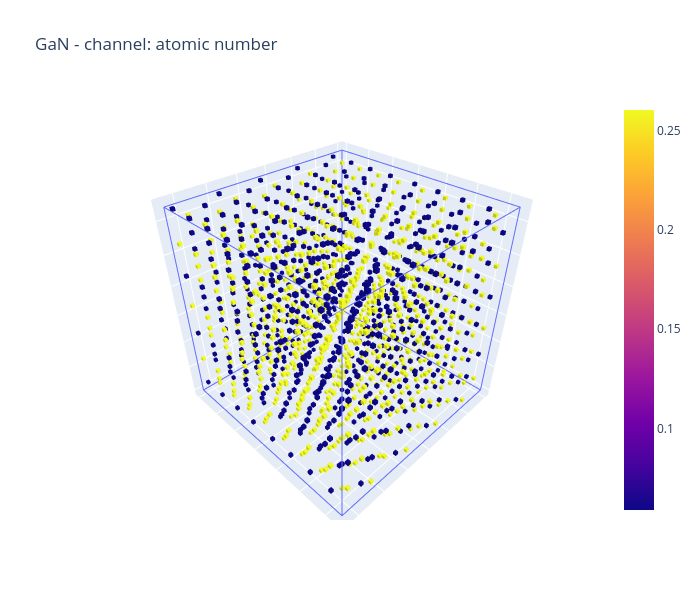

Notebook code cell kept with this figure:
### Markdown cell above
## 4. Visualizing the image with plotly
Each occupied voxel is drawn as a cube colored by the value of the selected channel.

### Code cell
fig = CVR.vv.voxel_interactive_plotly(array, channels=0, box_outline=True)  # channel 0: atomic number
fig.update_layout(title='GaN - channel: atomic number', width=700, height=600)
fig.show()

### Figure 1 — Plotly figure (JSON) as saved in the notebook; plotly's stock layout.template omitted (floating-point values rounded to 4 significant figures; data arrays with more than 128 entries replaced by an {"elided": "..."} marker saying what was removed)
{"data": [{"hovertemplate": "x=%{x}<br>y=%{y}<br>z=%{z}<extra></extra>", "legendgroup": "", "line": {"color": "#636efa", "dash": "solid"}, "marker": {"symbol": "circle"}, "mode": "lines", "name": "", "scene": "scene", "showlegend": false, "type": "scatter3d", "x": [0.0, 0.0, 0.0, 0.0, 0.0, 64.0, 64.0, 64.0, 64.0, 64.0, 0.0, 0.0, 64.0, 64.0, 64.0, 0.0, 0.0, 64.0, 0.0, 0.0], "y": [0.0, 0.0, 64.0, 64.0, 0.0, 0.0, 0.0, 64.0, 64.0, 0.0, 0.0, 64.0, 64.0, 0.0, 0.0, 0.0, 64.0, 64.0, 64.0, 0.0], "z": [0.0, 64.0, 64.0, 0.0, 0.0, 0.0, 64.0, 64.0, 0.0, 0.0, 0.0, 0.0, 0.0, 0.0, 64.0, 64.0, 64.0, 64.0, 64.0, 64.0]}, {"cmin": 0, "i": {"elided": "17280 float values"}, "intensity": {"elided": "34560 float values"}, "j": {"elided": "17280 float values"}, "k": {"elided": "17280 float values"}, "type": "mesh3d", "x": {"elided": "34560 float values"}, "y": {"elided": "34560 float values"}, "z": {"elided": "34560 float values"}}], "layout": {"height": 600, "scene": {"xaxis": {"showticklabels": false, "title": {"text": " "}}, "yaxis": {"showticklabels": false, "title": {"text": " "}}, "zaxis": {"showticklabels": false, "title": {"text": " "}}}, "title": {"text": "GaN - channel: atomic number"}, "width": 700}}
